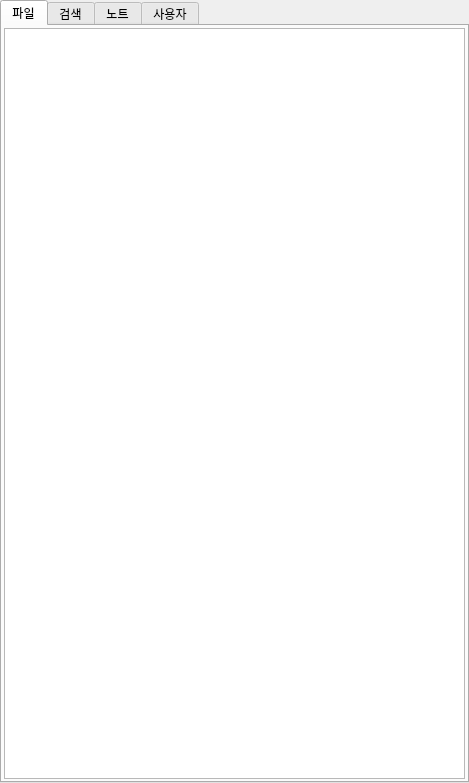
<?xml version="1.0" encoding="UTF-8"?>
<ui version="4.0">
 <class>widgetLeftView</class>
 <widget class="QWidget" name="widgetLeftView">
  <property name="geometry">
   <rect>
    <x>0</x>
    <y>0</y>
    <width>469</width>
    <height>783</height>
   </rect>
  </property>
  <property name="windowTitle">
   <string>widgetLeftView</string>
  </property>
  <layout class="QVBoxLayout" name="verticalLayout" stretch="0">
   <property name="spacing">
    <number>0</number>
   </property>
   <property name="leftMargin">
    <number>0</number>
   </property>
   <property name="topMargin">
    <number>0</number>
   </property>
   <property name="rightMargin">
    <number>0</number>
   </property>
   <property name="bottomMargin">
    <number>0</number>
   </property>
   <item>
    <widget class="QTabWidget" name="tabWidget">
     <property name="currentIndex">
      <number>0</number>
     </property>
     <widget class="QWidget" name="fileview">
      <attribute name="title">
       <string>파일</string>
      </attribute>
      <layout class="QVBoxLayout" name="verticalLayout_2">
       <property name="spacing">
        <number>2</number>
       </property>
       <property name="leftMargin">
        <number>2</number>
       </property>
       <property name="topMargin">
        <number>2</number>
       </property>
       <property name="rightMargin">
        <number>2</number>
       </property>
       <property name="bottomMargin">
        <number>2</number>
       </property>
       <item>
        <widget class="QTreeView" name="tvFiles"/>
       </item>
      </layout>
     </widget>
     <widget class="QWidget" name="searchview">
      <attribute name="title">
       <string>검색</string>
      </attribute>
     </widget>
     <widget class="QWidget" name="noteview">
      <attribute name="title">
       <string>노트</string>
      </attribute>
     </widget>
     <widget class="QWidget" name="userview">
      <attribute name="title">
       <string>사용자</string>
      </attribute>
     </widget>
    </widget>
   </item>
  </layout>
 </widget>
 <layoutdefault spacing="6" margin="11"/>
 <resources/>
 <connections/>
</ui>
